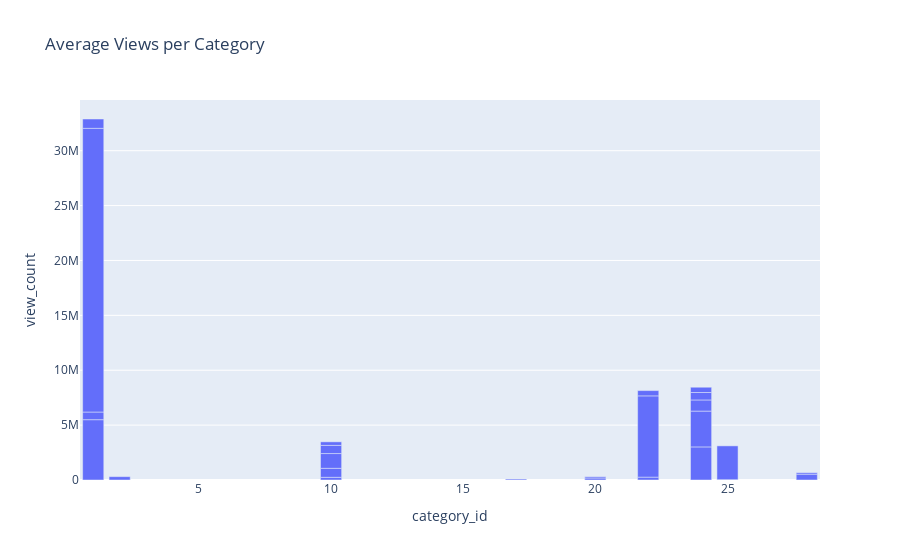

Write notebook code for a chart like this one.
### Code cell
import plotly.express as px

fig = px.bar(df, x="category_id", y="view_count", title="Average Views per Category")
fig.show()

### Figure 1 — Plotly figure (JSON) as saved in the notebook; plotly's stock layout.template omitted (floating-point values rounded to 4 significant figures)
{"data": [{"hovertemplate": "category_id=%{x}<br>view_count=%{y}<extra></extra>", "legendgroup": "", "marker": {"color": "#636efa", "pattern": {"shape": ""}}, "name": "", "orientation": "v", "showlegend": false, "textposition": "auto", "type": "bar", "x": [10, 1, 28, 1, 10, 24, 10, 25, 24, 22, 24, 28, 2, 24, 24, 1, 10, 22, 17, 20, 22, 10, 20, 25, 1], "xaxis": "x", "y": [246081, 5495428, 530617, 697380, 818708, 3013530, 1345142, 28473, 3264171, 260070, 1013971, 134702, 304281, 678531, 481306, 25845632, 744935, 7405765, 86296, 182542, 480827, 321875, 112004, 3082165, 849816], "yaxis": "y"}], "layout": {"barmode": "relative", "legend": {"tracegroupgap": 0}, "title": {"text": "Average Views per Category"}, "xaxis": {"anchor": "y", "domain": [0, 1], "title": {"text": "category_id"}}, "yaxis": {"anchor": "x", "domain": [0, 1], "title": {"text": "view_count"}}}}
